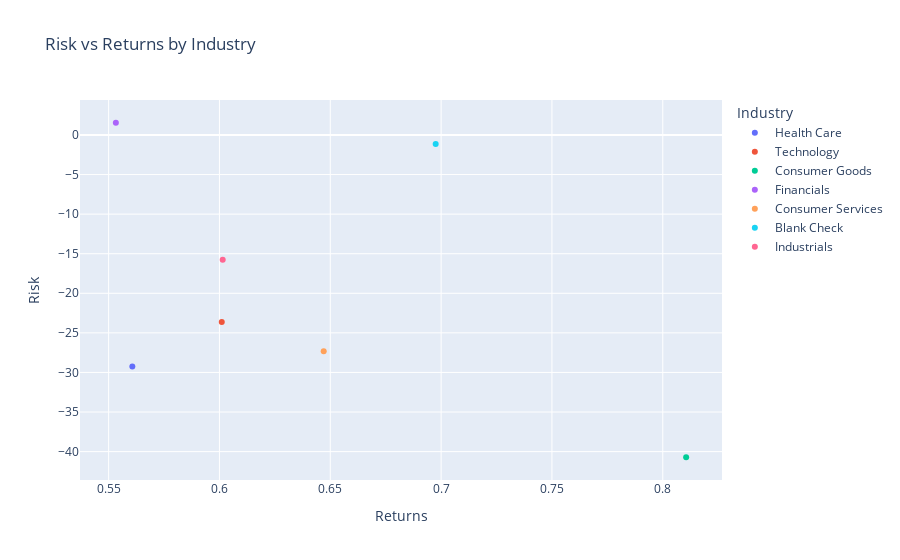

Here is the notebook cell this chart was saved with:
### Code cell
fig = px.scatter(industry_returns_risk, x='Returns', y='Risk', color='Industry', title="Risk vs Returns by Industry")
fig.show()

### Figure 1 — Plotly figure (JSON) as saved in the notebook; plotly's stock layout.template omitted (floating-point values rounded to 4 significant figures)
{"data": [{"hovertemplate": "Industry=Health Care<br>Returns=%{x}<br>Risk=%{y}<extra></extra>", "legendgroup": "Health Care", "marker": {"color": "#636efa", "symbol": "circle"}, "mode": "markers", "name": "Health Care", "orientation": "v", "showlegend": true, "type": "scatter", "x": [0.5607], "xaxis": "x", "y": [-29.25], "yaxis": "y"}, {"hovertemplate": "Industry=Technology<br>Returns=%{x}<br>Risk=%{y}<extra></extra>", "legendgroup": "Technology", "marker": {"color": "#EF553B", "symbol": "circle"}, "mode": "markers", "name": "Technology", "orientation": "v", "showlegend": true, "type": "scatter", "x": [0.601], "xaxis": "x", "y": [-23.62], "yaxis": "y"}, {"hovertemplate": "Industry=Consumer Goods<br>Returns=%{x}<br>Risk=%{y}<extra></extra>", "legendgroup": "Consumer Goods", "marker": {"color": "#00cc96", "symbol": "circle"}, "mode": "markers", "name": "Consumer Goods", "orientation": "v", "showlegend": true, "type": "scatter", "x": [0.8105], "xaxis": "x", "y": [-40.71], "yaxis": "y"}, {"hovertemplate": "Industry=Financials<br>Returns=%{x}<br>Risk=%{y}<extra></extra>", "legendgroup": "Financials", "marker": {"color": "#ab63fa", "symbol": "circle"}, "mode": "markers", "name": "Financials", "orientation": "v", "showlegend": true, "type": "scatter", "x": [0.5533], "xaxis": "x", "y": [1.545], "yaxis": "y"}, {"hovertemplate": "Industry=Consumer Services<br>Returns=%{x}<br>Risk=%{y}<extra></extra>", "legendgroup": "Consumer Services", "marker": {"color": "#FFA15A", "symbol": "circle"}, "mode": "markers", "name": "Consumer Services", "orientation": "v", "showlegend": true, "type": "scatter", "x": [0.647], "xaxis": "x", "y": [-27.33], "yaxis": "y"}, {"hovertemplate": "Industry=Blank Check<br>Returns=%{x}<br>Risk=%{y}<extra></extra>", "legendgroup": "Blank Check", "marker": {"color": "#19d3f3", "symbol": "circle"}, "mode": "markers", "name": "Blank Check", "orientation": "v", "showlegend": true, "type": "scatter", "x": [0.6975], "xaxis": "x", "y": [-1.13], "yaxis": "y"}, {"hovertemplate": "Industry=Industrials<br>Returns=%{x}<br>Risk=%{y}<extra></extra>", "legendgroup": "Industrials", "marker": {"color": "#FF6692", "symbol": "circle"}, "mode": "markers", "name": "Industrials", "orientation": "v", "showlegend": true, "type": "scatter", "x": [0.6015], "xaxis": "x", "y": [-15.76], "yaxis": "y"}], "layout": {"legend": {"title": {"text": "Industry"}, "tracegroupgap": 0}, "title": {"text": "Risk vs Returns by Industry"}, "xaxis": {"anchor": "y", "domain": [0, 1], "title": {"text": "Returns"}}, "yaxis": {"anchor": "x", "domain": [0, 1], "title": {"text": "Risk"}}}}
